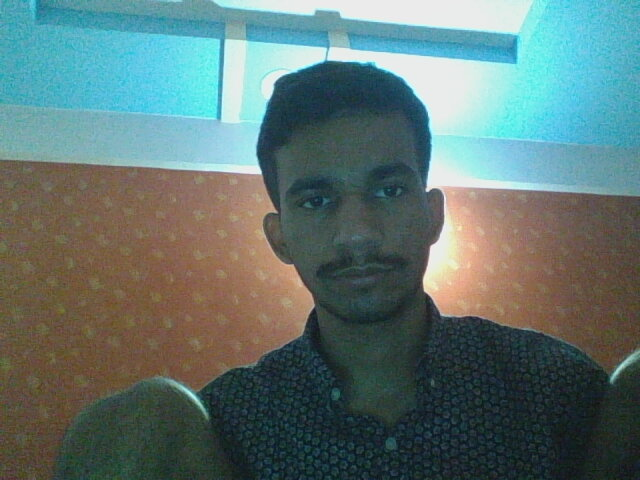
#> input picture Himanshu/test.jpg, 640 x 480 px
$ python faceDet.py
#> lines starting #> are read from the running program, lines starting #| are printed output that depends on the picture; after the words box and inside, x2 and y2 are one past the last pixel; in counts of white or black regions, pixels touching at a corner belong together
import numpy as np
import cv2

face_cascade = cv2.CascadeClassifier('/home/hp77/miniconda3/envs/tunex/share/opencv4/haarcascades/haarcascade_frontalface_default.xml')
eye_cascade = cv2.CascadeClassifier('/home/hp77/miniconda3/envs/tunex/share/opencv4/haarcascades/haarcascade_eye.xml')
img=cv2.imread('test.jpg')
#> img is the input picture: shape (480, 640, 3); mean B, G, R 113.8, 116.6, 94.5
gray=cv2.cvtColor(img,cv2.COLOR_BGR2GRAY)
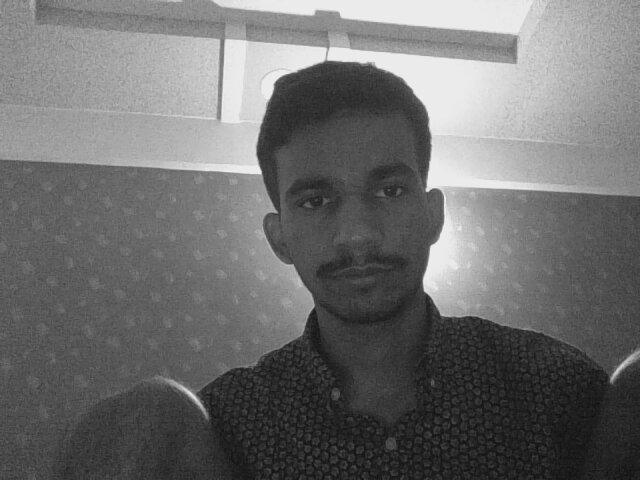
#> gray: shape (480, 640); min 12, max 245, mean 109.7
cv2.imshow('test',gray)
cv2.waitKey(0)
faces = face_cascade.detectMultiScale(gray, 1.1, 4)
#> faces = [[254, 126, 185, 185]]

for (x,y,w,h) in faces:
    img = cv2.rectangle(img, (x,y), (x+w, y+h), (255,0,0), 2)
    roi_gray = gray[y:y+h, x:x+w]
    roi_color = img[y:y+h, x:x+w]
    eyes = eye_cascade.detectMultiScale(roi_gray)
    for (ex, ey, ew, eh) in eyes:
        cv2.rectangle(roi_color, (ex, ey), (ex+ew, ey+eh), (0,255,0),2)
#> this loop made 1 pass
#> (x, y, w, h, eyes) on pass 1: (254, 126, 185, 185, [[111, 42, 45, 45], [35, 50, 50, 50]])
#> pass 1, `img = cv2.rectangle(img, (x,y), (x+w, y+h), (255,0,0), 2)`:
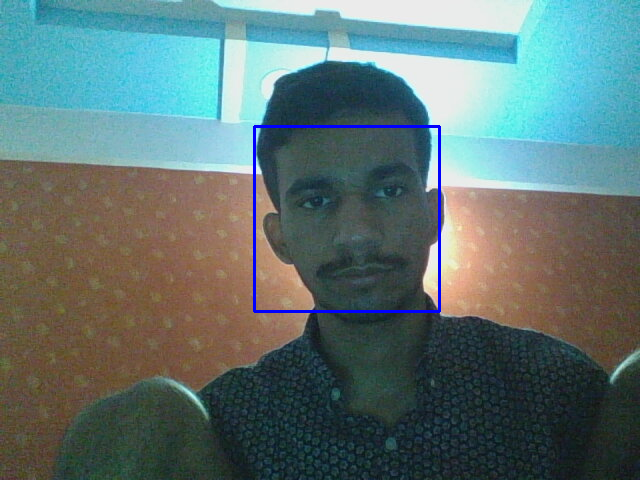
#> img: shape (480, 640, 3); 0.72% of pixels changed, all inside (x1, y1, x2, y2) = (253, 125, 441, 313)
#> pass 1, `roi_gray = gray[y:y+h, x:x+w]`:
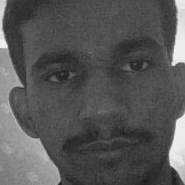
#> roi_gray: shape (185, 185); min 28, max 244, mean 86.5
#> pass 1, `roi_color = img[y:y+h, x:x+w]`:
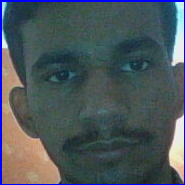
#> roi_color: shape (185, 185, 3); mean B, G, R 91.5, 86.2, 74.8
#> after the loop:
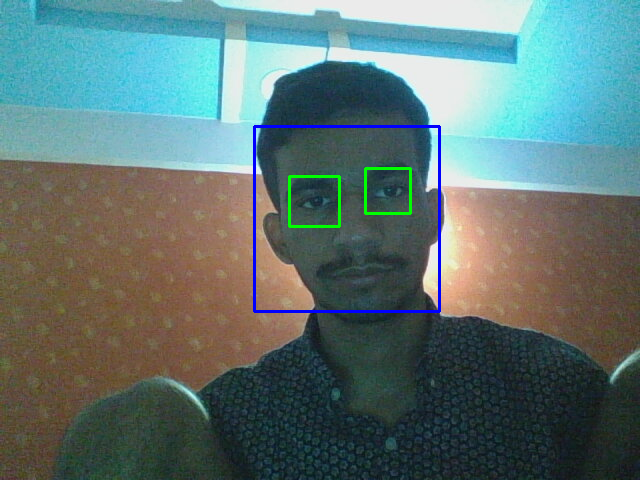
#> img: shape (480, 640, 3); 0.37% of pixels changed, all inside (x1, y1, x2, y2) = (288, 167, 412, 228)
#> after the loop:
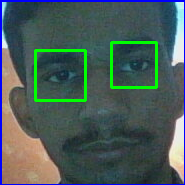
#> roi_color: shape (185, 185, 3); 3.31% of pixels changed, all inside (x1, y1, x2, y2) = (34, 41, 158, 102)


cv2.imshow('img', img)
cv2.waitKey(0)
cv2.destroyAllWindows()
